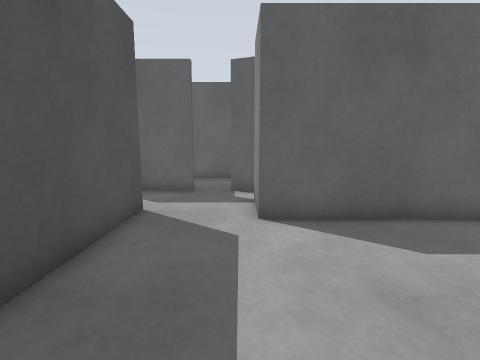
View 1 (above)

24 first-person views from a walk through a Gazebo world. The camera is 0.94 m above the floor, tilts 8° down and sees 85° across. The floor is counted in squares, 0.5 m on a side. Each view is taken from the middle of a square. On the plan, view 1 faces up. The plan holds only what a view shows up to about 15 squares ahead; the rest is blank. The place goes on beyond the plan.

View 2
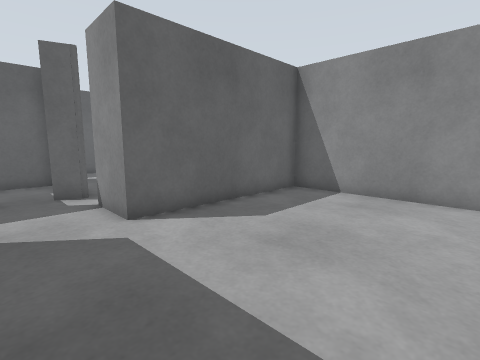

View 3
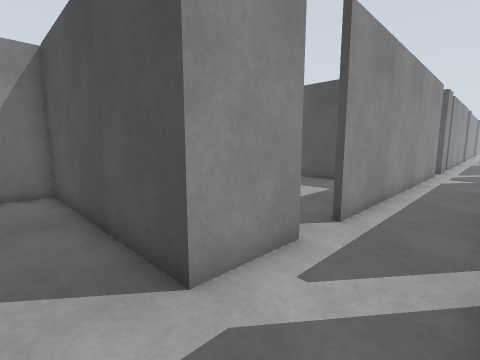

View 4
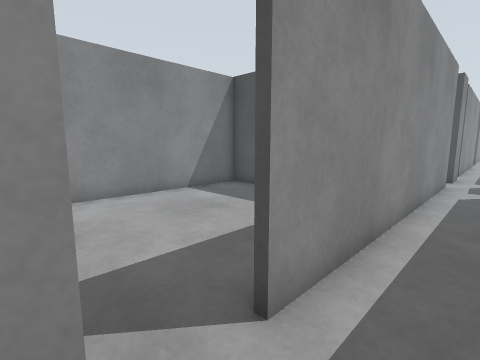

View 5
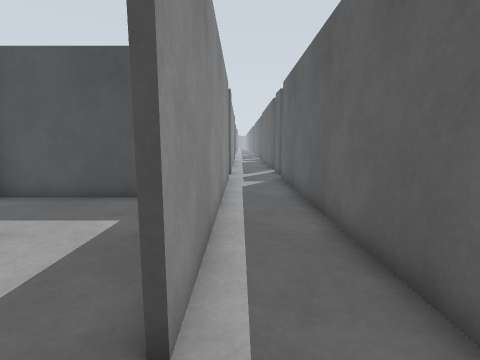

View 6
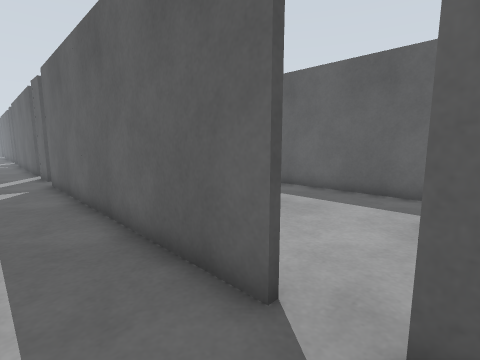

View 7
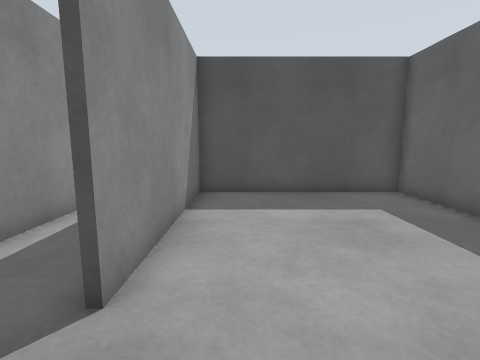

View 8
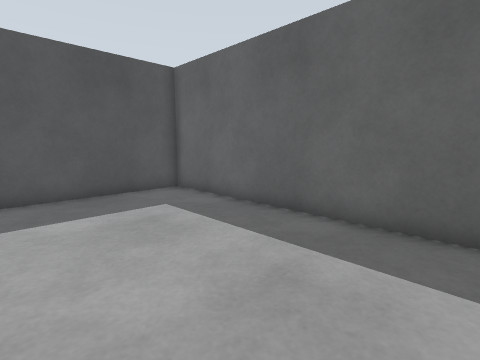

View 9
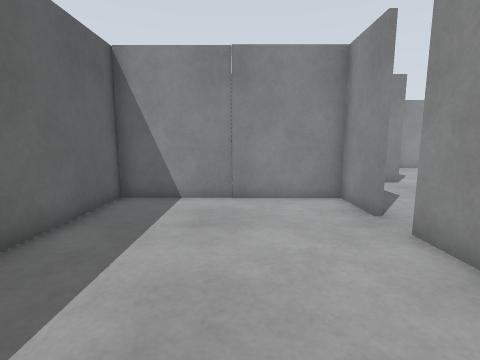

View 10
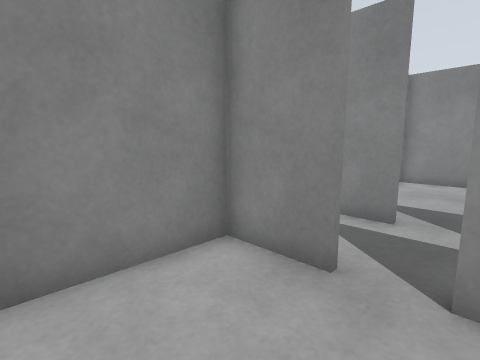

View 11
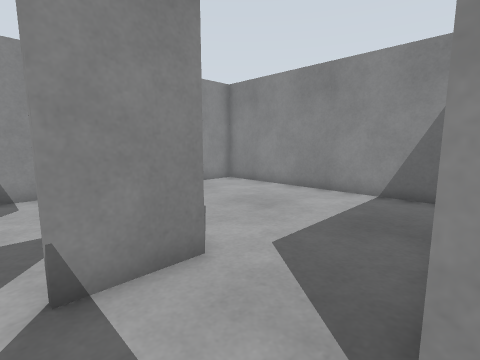

View 12
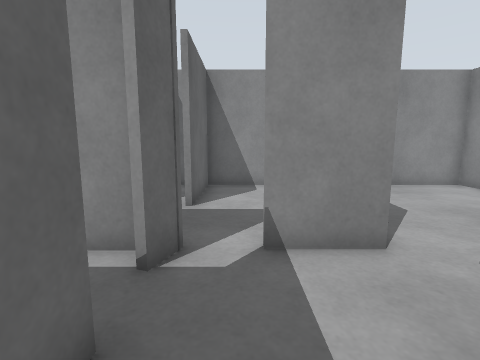

View 13
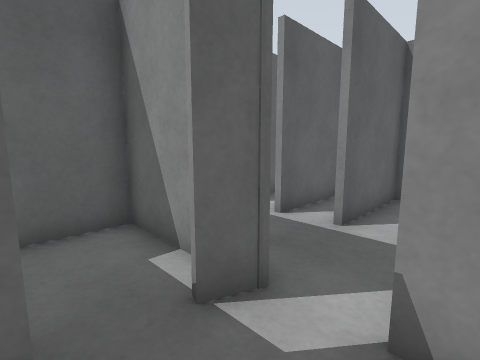

View 14
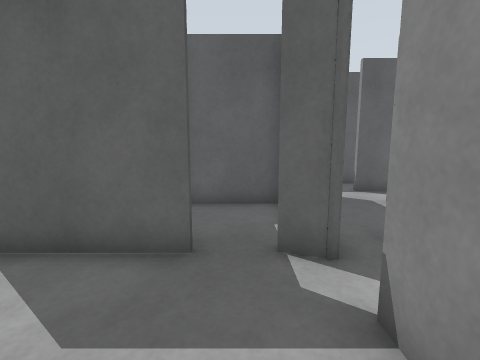

View 15
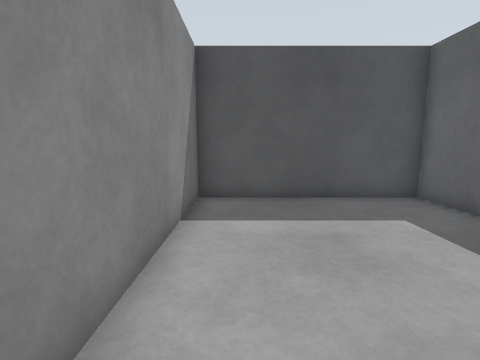

View 16
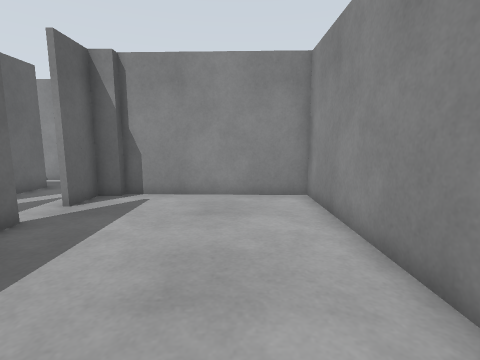

View 17
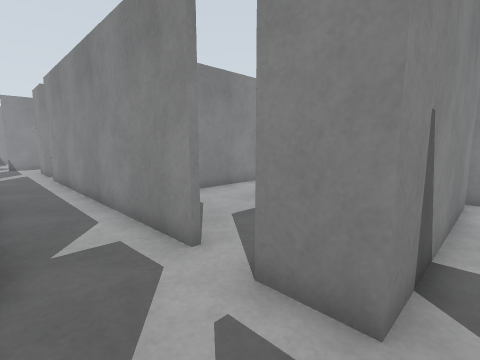

View 18
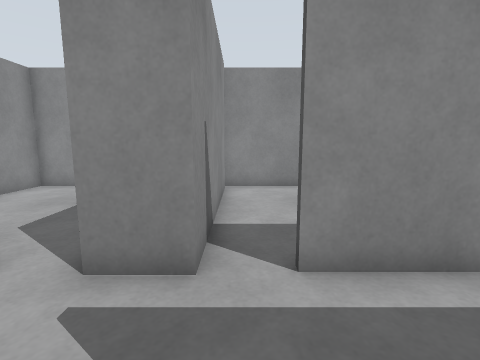

View 19
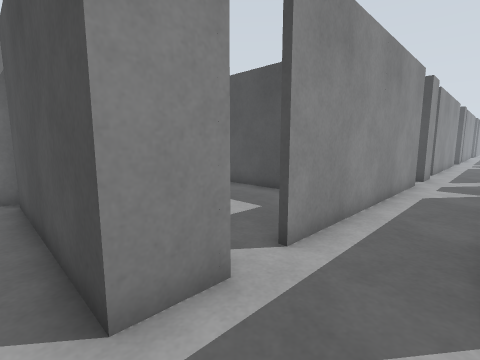

View 20
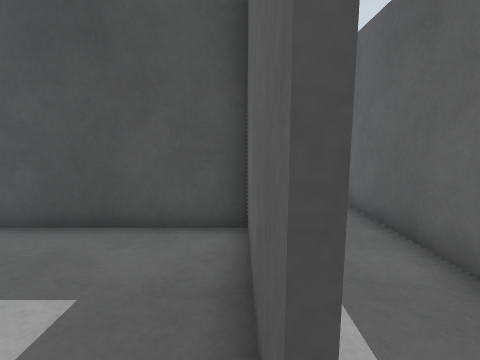

View 21
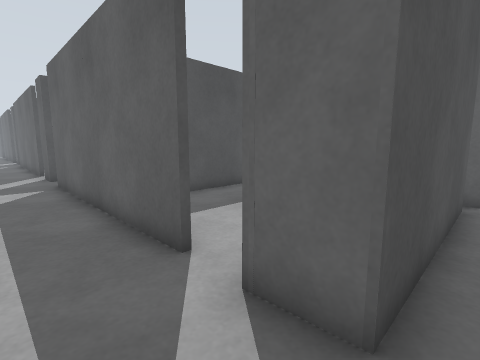

View 22
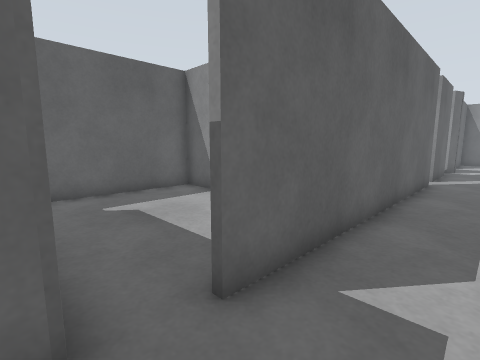

View 23
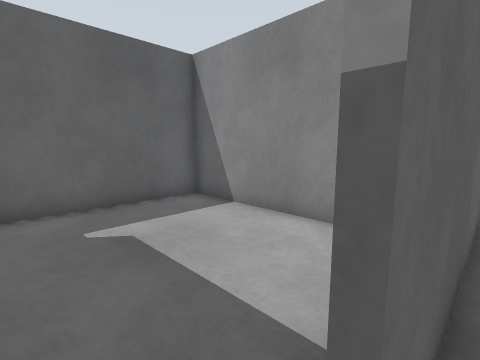

View 24
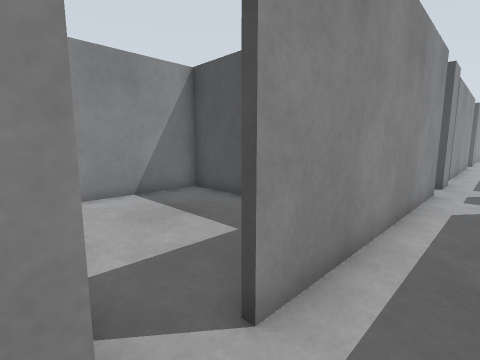

### Floor plan
Points are (right, up) in squares from view 1. A wall is a line through its corners. A room is listed if a view was taken in it or the views show most of it. See-through windows are left out.
Room 1 (views 1, 2, 3, 4, 5, 6, 11, 12, 13, 14, 19, 21, 22, 23, 24)
walls: (-5.4, 7.4) (-2.8, 7.4) (-2.8, -0.9) (7.8, -0.9) (7.8, 6.4) (0.5, 6.4) (0.5, 8.6); (-1.8, 10.2) (-5.5, 10.2); (0.6, 10) (-0.5, 10.4); (-7, 7.2) (-7.6, 7.2); (0.5, 10.8) (0.5, 14.1) (-2.6, 14.1); (-6.8, 10.2) (-19.1, 10.2); (-19.2, 7.4) (-7, 7.4); (-20.6, 10.2) (-22.2, 10.2); (-22.4, 7.4) (-20.6, 7.4) (-20.6, 6.4)
ways out: opening at (-6, 10) to room 2; opening at (-6.5, 7) to room 3; opening at (-21.5, 8.5) to room 4; opening at (-20, 10) to room 6; opening at (-20, 7); opening at (0.5, 9)
Room 2 (views 7, 8, 9, 10)
walls: (-5.5, 10.4) (-3.1, 10.4) (-3.1, 18.1); (-14, 18.2) (-14, 10.4) (-6.8, 10.4); (-2.9, 18.2) (-14.1, 18.2)
ways out: opening at (-6, 10) to room 1
Room 3 (views 15, 16)
walls: (-11.5, 7.2) (-14, 7.2) (-14, -0.5) (-3.6, -0.5) (-3.4, 6.4); (-3.7, 6.2) (-3.7, 7.2) (-5.4, 7.2)
ways out: opening at (-6.5, 7) to room 1
Room 4 (views 17, 18)
walls: (-23.8, 10.2) (-30.5, 10.2); (-30.5, 7.4) (-23.8, 7.4)
ways out: opening at (-21.5, 8.5) to room 1; opening at (-23, 7) to room 5; opening at (-23, 10.5)
Room 5 (view 20)
walls: (-23.8, 7.2) (-28.7, 7.2) (-28.7, -0.5) (-22.2, -0.5); (-22.4, 0.1) (-22.4, 7.4)
ways out: opening at (-23, 7) to room 4
Room 6 (no view inside)
walls: (-14.2, 12.6) (-14.2, 18.2); (-20.6, 17.4) (-20.6, 10.2); (-14.1, 18.2) (-20.8, 18.2)
ways out: opening at (-20, 10) to room 1

Positions as (right, up) in squares from view 1, and headings:
1: (0, 0), facing up
2: (-2, 0), facing up-right
3: (-1, 10), facing down-left
4: (-5, 9), facing down-left
5: (-5, 8), facing left
6: (-5, 8), facing up-left
7: (-4, 12), facing left
8: (-4, 12), facing up-left
9: (-12, 14), facing right
10: (-7, 14), facing down-right
11: (-3, 9), facing down-right
12: (-4, 9), facing right
13: (-2, 8), facing up-right
14: (-1, 6), facing up
15: (-5, 1), facing left
16: (-13, 2), facing right
17: (-23, 10), facing down-right
18: (-23, 11), facing down
19: (-20, 10), facing down-left
20: (-23, 7), facing left
21: (-20, 8), facing up-left
22: (-21, 8), facing up-right
23: (-20, 10), facing up-right
24: (-22, 9), facing down-left
